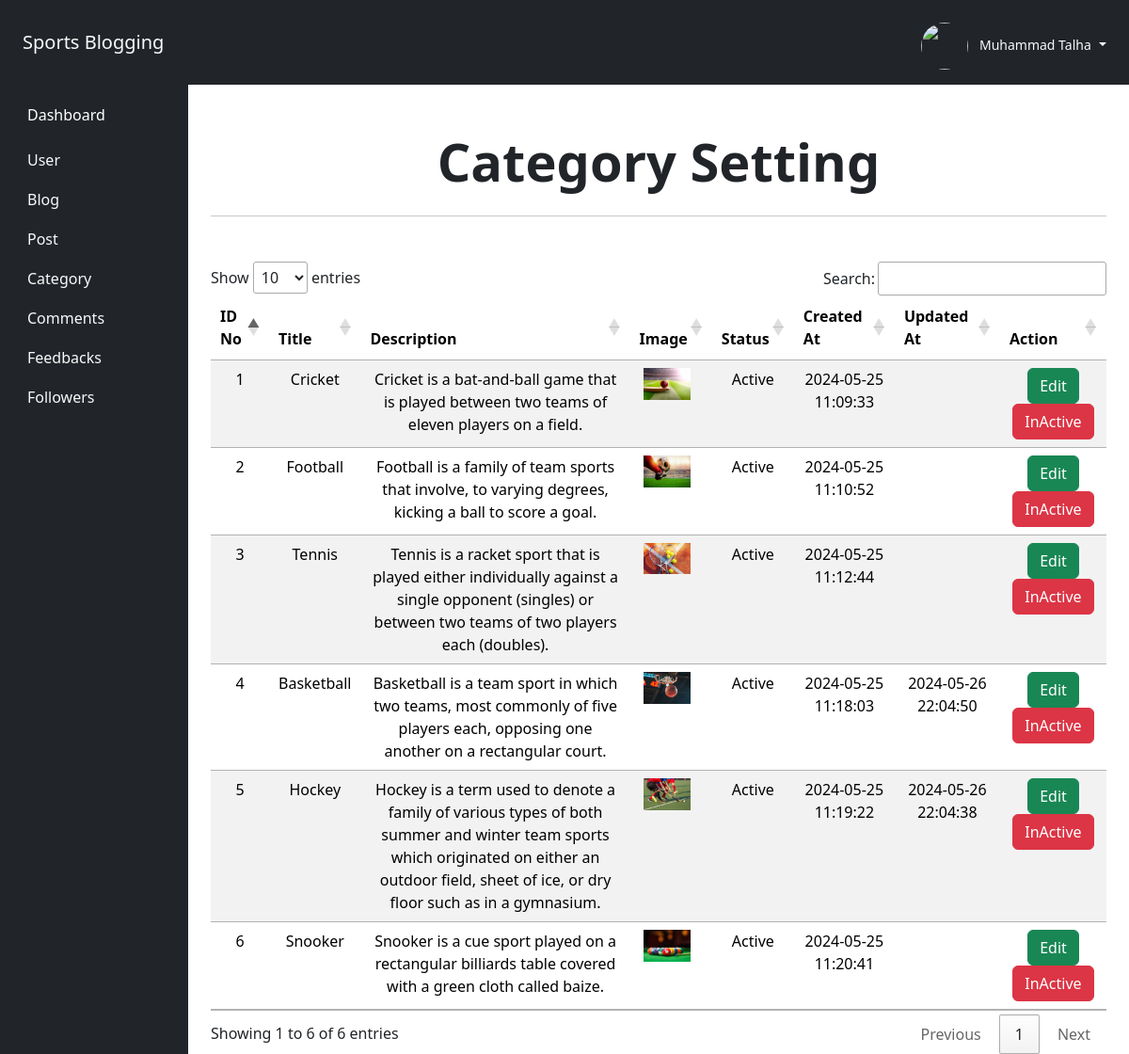
The app's page /Admin/category_setting.php (signed in) with its own data.
### tables this page shows
CREATE TABLE `category` (
  `category_id` int(11) NOT NULL AUTO_INCREMENT,
  `category_title` varchar(100) DEFAULT NULL,
  `category_description` text DEFAULT NULL,
  `category_image` text DEFAULT NULL,
  `category_status` enum('Active','InActive') DEFAULT NULL,
  `created_at` timestamp NOT NULL DEFAULT current_timestamp(),
  `updated_at` timestamp NULL DEFAULT NULL,
  PRIMARY KEY (`category_id`)
);

### Admin/category_setting.php (the view, shortened to what this page needs)
<?php
	require("admin_header.php");
	$query = "SELECT * FROM category ORDER BY category_id DESC";
    $result = mysqli_query($connection, $query);
?>
	<div class="container-fluid">
		<div class="row">
				<?php
					require("admin_right_sidebar.php");
				?>
			<div class="col-10">
				<div class="mt-5">
				    <div class="mt-5 container text-center">
				      <div class="row align-items-stretch">
				        <div class="col-md-12">
				          <h1 class="text-dark display-4 fw-bold text-center mb-4">Category Setting</h1>
		                    <hr class="mb-5" />
		                    <table id="category_setting" class="table table-striped" style="width:100%">
		                        <thead>
		                        	<?php if(mysqli_num_rows($result) > 0 ){ ?>
		                            <tr>
		                                <th>ID No</th>
		                                <th>Title</th>
		                                <th>Description</th>
		                                <th>Image</th>
		                                <th>Status</th>
		                                <th>Created At</th>
                                        <th>Updated At</th>
		                                <th>Action</th>
		                            </tr>
		                        </thead>
		                        <tbody>
                                   <?php while($data = mysqli_fetch_assoc($result)){ ?>
                                    <tr>
                                        <td><?= $data['category_id']?></td>
                                        <td><?= $data['category_title']?></td>
                                        <td><?= $data['category_description']?></td>
                                        <td><img src="<?= $data['category_image']; ?>" class="img-fluid square me-2" width="50"></td>
                                        <td><?= $data['category_status']?></td>
                                        <td><?= $data['created_at']?></td>
                                        <td><?= $data['updated_at']?></td>
                                        <td><a class="btn btn-success btn-gradient"href="add_category.php?action=edit&category_id=<?= $data["category_id"]; ?>">Edit</a>
                                            <?php if ($data['category_status'] == 'Active') { ?>
                                                <a class="btn btn-danger btn-gradient" href="category_setting.php?action=inactive&id=<?=$data['category_id']?>">InActive</a>
                                            <?php } else { ?>
                                                <a class="btn btn-success btn-gradient" href='category_setting.php?action=active&id=<?=$data['category_id']?>'>Active</a>
                                            <?php } ?></td>
                                    </tr>
                                    <?php }?>
                                </tbody>
                                <?php } ?>
		                    </table>
					 <link rel="stylesheet" type="text/css" href="https://cdn.datatables.net/responsive/2.2.9/css/responsive.dataTables.min.css">
				          </div>
				        </div>
				        </div>
				      </div>
			</div>
		</div>
	</div>

### records on screen
category: category_id "6", category_title "Snooker", category_description "Snooker is a cue sport played on a rectangular billiards table covered with a green cloth called baize.", category_image (picture), category_status "Active", created_at "2024-05-25 11:20:41"
category: category_id "5", category_title "Hockey", category_description "Hockey is a term used to denote a family of various types of both summer and winter team sports which originated on either an outdoor field, sheet of ice, or dry floor such as in a gymnasium.", category_image (picture), category_status "Active", created_at "2024-05-25 11:19:22", updated_at "2024-05-26 22:04:38"
category: category_id "4", category_title "Basketball", category_description "Basketball is a team sport in which two teams, most commonly of five players each, opposing one another on a rectangular court.", category_image (picture), category_status "Active", created_at "2024-05-25 11:18:03", updated_at "2024-05-26 22:04:50"
category: category_id "3", category_title "Tennis", category_description "Tennis is a racket sport that is played either individually against a single opponent (singles) or between two teams of two players each (doubles).", category_image (picture), category_status "Active", created_at "2024-05-25 11:12:44"
category: category_id "2", category_title "Football", category_description "Football is a family of team sports that involve, to varying degrees, kicking a ball to score a goal.", category_image (picture), category_status "Active", created_at "2024-05-25 11:10:52"
category: category_id "1", category_title "Cricket", category_description "Cricket is a bat-and-ball game that is played between two teams of eleven players on a field.", category_image (picture), category_status "Active", created_at "2024-05-25 11:09:33"

### other values on screen
$user_name "Muhammad Talha"
